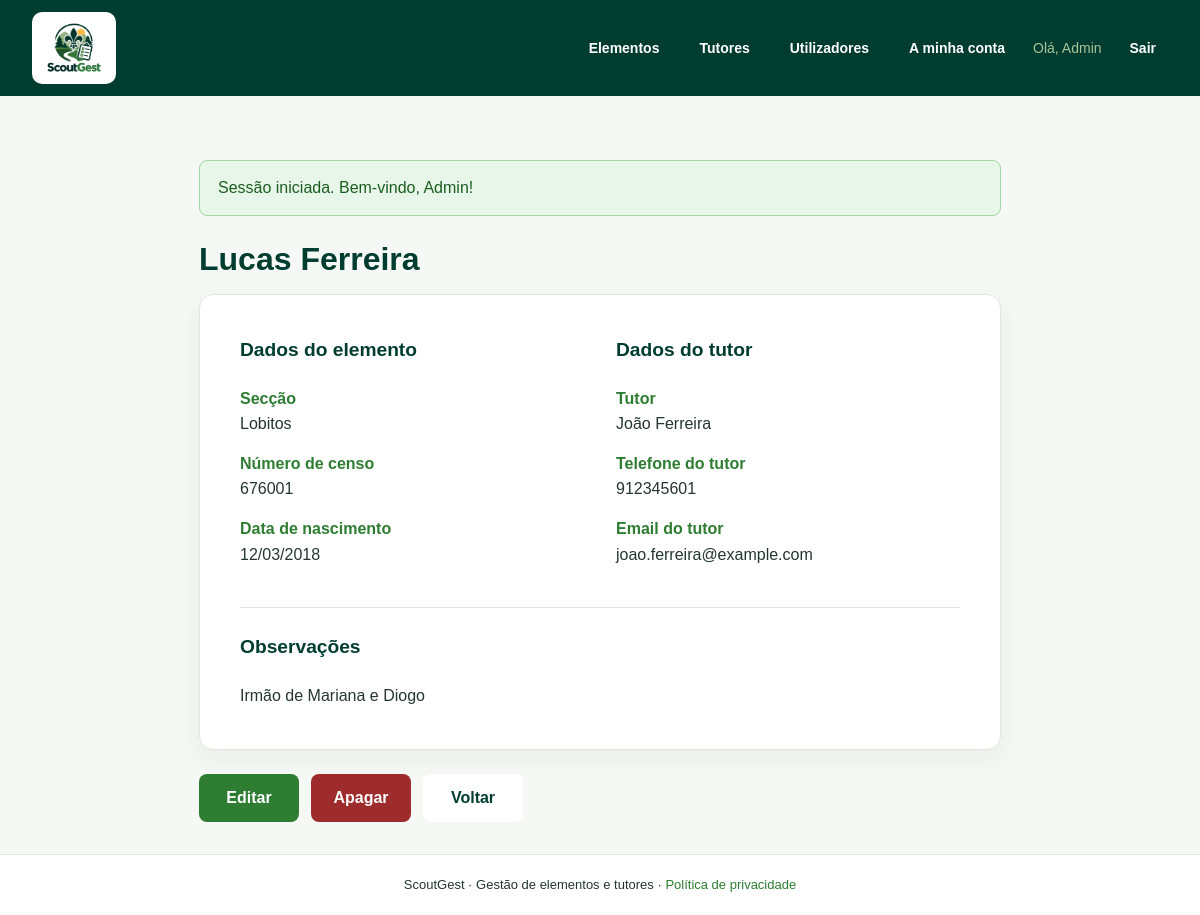
/elemento_ver.php?id=1 (signed in), run on the app's committed database.
### tables this page shows
CREATE TABLE elementos (
    id_elemento INT AUTO_INCREMENT PRIMARY KEY,
    id_tutor INT NOT NULL,
    nome VARCHAR(120) NOT NULL,
    numero_censo VARCHAR(20) NOT NULL UNIQUE,
    data_nascimento DATE NULL,
    seccao VARCHAR(30) NOT NULL,
    observacoes TEXT NULL,
    CONSTRAINT fk_elementos_tutores FOREIGN KEY (id_tutor)
        REFERENCES tutores (id_tutor) ON DELETE RESTRICT
);

CREATE TABLE tutores (
    id_tutor INT AUTO_INCREMENT PRIMARY KEY,
    nome VARCHAR(120) NOT NULL,
    telefone VARCHAR(20) NOT NULL,
    email VARCHAR(150) NULL UNIQUE
);

### elemento_ver.php (the view, shortened to what this page needs)
<?php
require 'includes/inicio.php';
$id = (int) ($_GET['id'] ?? 0);
$stmt = $pdo->prepare(
    'SELECT e.*, t.nome AS tutor, t.telefone, t.email
     FROM elementos e
     JOIN tutores t ON e.id_tutor = t.id_tutor
     WHERE e.id_elemento = ?'
);
$stmt->execute([$id]);
$elemento = $stmt->fetch(PDO::FETCH_ASSOC);
    ?>
    <?php
require 'includes/cabecalho.php';
?>
<h1>
    <?= htmlspecialchars($elemento['nome'], ENT_QUOTES, 'UTF-8') ?>
</h1>
<article class="cartao elemento-detalhe">
    <div class="elemento-detalhe-grid">
        <section class="elemento-dados">
            <h2>Dados do elemento</h2>
            <dl>
                <dt>Secção</dt>
                <dd>
                    <?= htmlspecialchars($elemento['seccao'], ENT_QUOTES, 'UTF-8') ?>
                </dd>
                <dt>Número de censo</dt>
                <dd>
                    <?= htmlspecialchars($elemento['numero_censo'] ?? '—', ENT_QUOTES, 'UTF-8') ?>
                </dd>
                <dt>Data de nascimento</dt>
                <dd>
                    <?= $elemento['data_nascimento']
                        ? date('d/m/Y', strtotime($elemento['data_nascimento']))
                        : '—' ?>
                </dd>
            </dl>
        </section>
        <section class="elemento-tutor">
            <h2>Dados do tutor</h2>
            <dl>
                <dt>Tutor</dt>
                <dd>
                    <?= htmlspecialchars($elemento['tutor'], ENT_QUOTES, 'UTF-8') ?>
                </dd>
                <dt>Telefone do tutor</dt>
                <dd>
                    <?= htmlspecialchars($elemento['telefone'], ENT_QUOTES, 'UTF-8') ?>
                </dd>
                <dt>Email do tutor</dt>
                <dd>
                    <?= htmlspecialchars($elemento['email'] ?: '—', ENT_QUOTES, 'UTF-8') ?>
                </dd>
            </dl>
        </section>
    </div>
    <section class="elemento-observacoes">
        <h2>Observações</h2>
        <p>
            <?= nl2br(htmlspecialchars(
                $elemento['observacoes'] ?: '—',
                ENT_QUOTES,
                'UTF-8'
            )) ?>
        </p>
    </section>
</article>
<div class="acoes elemento-detalhe-acoes">
    <a
        href="elemento_editar.php?id=<?= (int) $elemento['id_elemento'] ?>"
        class="btn"
    >
        Editar
    </a>
    <form
        method="post"
        action="elemento_apagar.php"
        onsubmit="return confirm('Apagar este elemento?');"
    >
        <button type="submit" class="btnperigo">
            Apagar
        </button>
    </form>
    <a href="elementos.php" class="btn secundario">
        Voltar
    </a>
</div>
<?php
require 'includes/rodape.php';
?>

### css/style.css (style rules this page uses)
:root { --sg-forest: #003D30; --sg-dark: #14532D; --sg-primary: #2E7D32; --sg-light: #A8C49A; --sg-field: #4D8B3A; --sg-accent: #FFC247; --sg-white: #FFFFFF; --sg-background: #F5F8F4; --sg-text: #24372D; --sg-border: #DFE8DD; --sg-danger: #9e2c2c; --sg-dangerdark: #570808; }
* { box-sizing: border-box; }
html { min-height: 100%; }
body { margin: 0; min-height: 100vh; display: flex; flex-direction: column; background: var(--sg-background); color: var(--sg-text); font-family: Arial, Helvetica, sans-serif; line-height: 1.6; }
.cartao { background: var(--sg-white); border: 1px solid var(--sg-border); border-radius: 14px; padding: 40px; box-shadow: 0 8px 24px rgba(0,61,48,0.06); }
h1 { margin: 0 0 16px; color: var(--sg-forest); font-size: 2rem; line-height: 1.2; }
p { margin: 0 0 20px; }
p:last-child { margin-bottom: 0; }
a { color: var(--sg-primary); }
.btn { display: inline-block; padding: 11px 20px; border-radius: 8px; background: var(--sg-primary); color: var(--sg-white); font-weight: bold; text-decoration: none; transition: background-color 0.2s ease; }
.btn.secundario { background: var(--sg-white); color: var(--sg-forest); border: 1px solid var(--sg-border); }
.btnperigo { display: inline-block; padding: 11px 20px; border-radius: 8px; background: var(--sg-danger); color: var(--sg-white); font-weight: bold; text-decoration: none; transition: background-color 0.2s ease; }
.acoes { display: flex; align-items: center; gap: 10px; }
.acoes form { margin: 0; }
.acoes .btn, .acoes .btnperigo { display: inline-flex; align-items: center; justify-content: center; height: 48px; min-width: 100px; padding: 0 20px; box-sizing: border-box; font-family: inherit; font-size: inherit; font-weight: bold; line-height: 1; border: 2px solid transparent; border-radius: 8px; text-align: center; text-decoration: none; cursor: pointer; }
.elemento-detalhe { margin-bottom: 24px; }
.elemento-detalhe-grid { display: grid; grid-template-columns: repeat(2, minmax(0, 1fr)); gap: 32px; }
.elemento-detalhe h2 { color: var(--sg-forest); font-size: 1.2rem; margin: 0 0 20px; }
.elemento-detalhe section { min-width: 0; }
.elemento-detalhe dd { margin: 0 0 14px; overflow-wrap: anywhere; }
.elemento-detalhe dt { color: var(--sg-primary); font-weight: 600; }
.elemento-observacoes { margin-top: 24px; padding-top: 24px; border-top: 1px solid var(--sg-border); }
.elemento-detalhe-acoes { display: flex; flex-wrap: wrap; gap: 12px; margin-top: 24px; }

### data on the page
elementos: nome "Lucas Ferreira", seccao "Lobitos", numero_censo "676001", data_nascimento "12/03/2018", id_tutor.nome "João Ferreira", id_tutor.telefone "912345601", id_tutor.email "joao.ferreira@example.com", observacoes "Irmão de Mariana e Diogo"

### other printed values
$_SESSION['nome'] "Admin"
$texto_mensagem "Sessão iniciada. Bem-vindo, Admin!"
